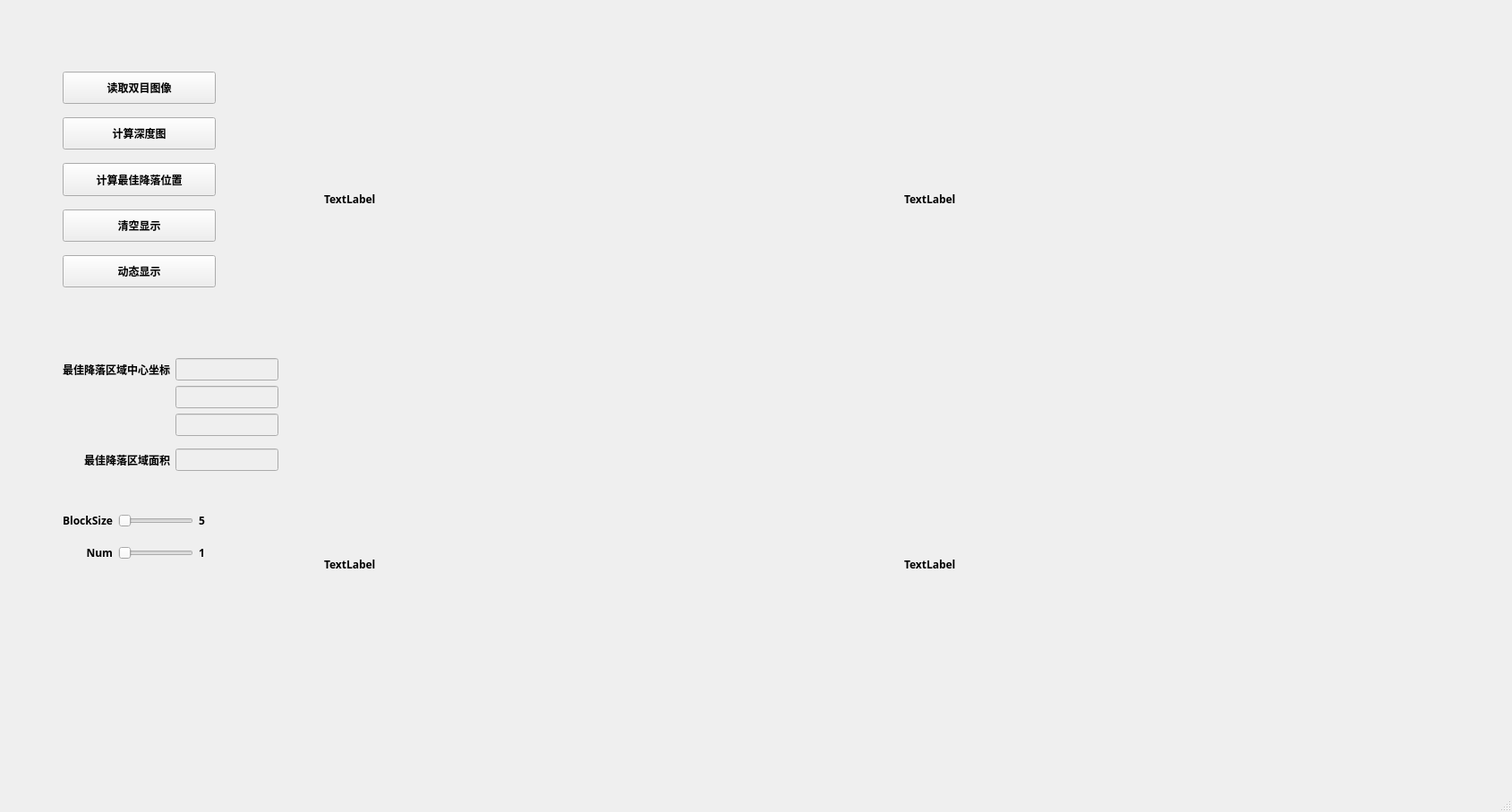
<?xml version="1.0" encoding="UTF-8"?>
<ui version="4.0">
 <class>mainWindow</class>
 <widget class="QMainWindow" name="mainWindow">
  <property name="geometry">
   <rect>
    <x>0</x>
    <y>0</y>
    <width>1689</width>
    <height>907</height>
   </rect>
  </property>
  <property name="font">
   <font>
    <family>Heiti TC</family>
    <weight>75</weight>
    <bold>true</bold>
   </font>
  </property>
  <property name="cursor">
   <cursorShape>ArrowCursor</cursorShape>
  </property>
  <property name="windowTitle">
   <string>利用深度图寻找最佳降落位置</string>
  </property>
  <widget class="QWidget" name="centralwidget">
   <widget class="QWidget" name="gridLayoutWidget">
    <property name="geometry">
     <rect>
      <x>360</x>
      <y>20</y>
      <width>1292</width>
      <height>812</height>
     </rect>
    </property>
    <layout class="QGridLayout" name="gridLayout">
     <item row="0" column="1">
      <widget class="QLabel" name="rightEyeImg">
       <property name="minimumSize">
        <size>
         <width>640</width>
         <height>400</height>
        </size>
       </property>
       <property name="maximumSize">
        <size>
         <width>640</width>
         <height>400</height>
        </size>
       </property>
       <property name="cursor">
        <cursorShape>CrossCursor</cursorShape>
       </property>
       <property name="text">
        <string>TextLabel</string>
       </property>
      </widget>
     </item>
     <item row="0" column="0">
      <widget class="QLabel" name="leftEyeImg">
       <property name="sizePolicy">
        <sizepolicy hsizetype="Preferred" vsizetype="Preferred">
         <horstretch>0</horstretch>
         <verstretch>0</verstretch>
        </sizepolicy>
       </property>
       <property name="minimumSize">
        <size>
         <width>640</width>
         <height>400</height>
        </size>
       </property>
       <property name="maximumSize">
        <size>
         <width>640</width>
         <height>400</height>
        </size>
       </property>
       <property name="cursor">
        <cursorShape>CrossCursor</cursorShape>
       </property>
       <property name="text">
        <string>TextLabel</string>
       </property>
      </widget>
     </item>
     <item row="1" column="0">
      <widget class="QLabel" name="depthImg">
       <property name="minimumSize">
        <size>
         <width>640</width>
         <height>400</height>
        </size>
       </property>
       <property name="maximumSize">
        <size>
         <width>640</width>
         <height>400</height>
        </size>
       </property>
       <property name="cursor">
        <cursorShape>CrossCursor</cursorShape>
       </property>
       <property name="text">
        <string>TextLabel</string>
       </property>
      </widget>
     </item>
     <item row="1" column="1">
      <widget class="QLabel" name="resultImg">
       <property name="minimumSize">
        <size>
         <width>640</width>
         <height>400</height>
        </size>
       </property>
       <property name="maximumSize">
        <size>
         <width>640</width>
         <height>400</height>
        </size>
       </property>
       <property name="cursor">
        <cursorShape>CrossCursor</cursorShape>
       </property>
       <property name="text">
        <string>TextLabel</string>
       </property>
      </widget>
     </item>
    </layout>
   </widget>
   <widget class="QWidget" name="gridLayoutWidget_2">
    <property name="geometry">
     <rect>
      <x>70</x>
      <y>400</y>
      <width>241</width>
      <height>126</height>
     </rect>
    </property>
    <layout class="QGridLayout" name="gridLayout_2">
     <item row="4" column="0">
      <widget class="QLabel" name="label_2">
       <property name="font">
        <font>
         <family>Heiti TC</family>
         <weight>75</weight>
         <bold>true</bold>
        </font>
       </property>
       <property name="layoutDirection">
        <enum>Qt::LeftToRight</enum>
       </property>
       <property name="text">
        <string>最佳降落区域面积</string>
       </property>
       <property name="alignment">
        <set>Qt::AlignRight|Qt::AlignTrailing|Qt::AlignVCenter</set>
       </property>
      </widget>
     </item>
     <item row="4" column="1">
      <widget class="QLineEdit" name="Area">
       <property name="enabled">
        <bool>false</bool>
       </property>
       <property name="cursor">
        <cursorShape>ForbiddenCursor</cursorShape>
       </property>
      </widget>
     </item>
     <item row="0" column="1">
      <widget class="QLineEdit" name="coordinate_x">
       <property name="enabled">
        <bool>false</bool>
       </property>
       <property name="cursor">
        <cursorShape>ForbiddenCursor</cursorShape>
       </property>
      </widget>
     </item>
     <item row="2" column="1">
      <widget class="QLineEdit" name="coordinate_z">
       <property name="enabled">
        <bool>false</bool>
       </property>
       <property name="cursor">
        <cursorShape>ForbiddenCursor</cursorShape>
       </property>
      </widget>
     </item>
     <item row="1" column="1">
      <widget class="QLineEdit" name="coordinate_y">
       <property name="enabled">
        <bool>false</bool>
       </property>
       <property name="cursor">
        <cursorShape>ForbiddenCursor</cursorShape>
       </property>
      </widget>
     </item>
     <item row="0" column="0">
      <widget class="QLabel" name="label">
       <property name="font">
        <font>
         <family>Heiti TC</family>
         <weight>75</weight>
         <bold>true</bold>
        </font>
       </property>
       <property name="text">
        <string>最佳降落区域中心坐标</string>
       </property>
       <property name="alignment">
        <set>Qt::AlignRight|Qt::AlignTrailing|Qt::AlignVCenter</set>
       </property>
      </widget>
     </item>
     <item row="3" column="1">
      <spacer name="verticalSpacer_5">
       <property name="orientation">
        <enum>Qt::Vertical</enum>
       </property>
       <property name="sizeHint" stdset="0">
        <size>
         <width>20</width>
         <height>40</height>
        </size>
       </property>
      </spacer>
     </item>
    </layout>
   </widget>
   <widget class="QWidget" name="verticalLayoutWidget">
    <property name="geometry">
     <rect>
      <x>70</x>
      <y>80</y>
      <width>171</width>
      <height>241</height>
     </rect>
    </property>
    <property name="sizePolicy">
     <sizepolicy hsizetype="Preferred" vsizetype="Preferred">
      <horstretch>0</horstretch>
      <verstretch>0</verstretch>
     </sizepolicy>
    </property>
    <layout class="QVBoxLayout" name="verticalLayout">
     <item>
      <widget class="QPushButton" name="pBtn_readEyeImg">
       <property name="sizePolicy">
        <sizepolicy hsizetype="Minimum" vsizetype="Preferred">
         <horstretch>0</horstretch>
         <verstretch>0</verstretch>
        </sizepolicy>
       </property>
       <property name="sizeIncrement">
        <size>
         <width>0</width>
         <height>0</height>
        </size>
       </property>
       <property name="font">
        <font>
         <family>Heiti SC</family>
         <weight>75</weight>
         <bold>true</bold>
        </font>
       </property>
       <property name="cursor">
        <cursorShape>PointingHandCursor</cursorShape>
       </property>
       <property name="mouseTracking">
        <bool>false</bool>
       </property>
       <property name="text">
        <string>读取双目图像</string>
       </property>
      </widget>
     </item>
     <item>
      <spacer name="verticalSpacer">
       <property name="orientation">
        <enum>Qt::Vertical</enum>
       </property>
       <property name="sizeType">
        <enum>QSizePolicy::Fixed</enum>
       </property>
       <property name="sizeHint" stdset="0">
        <size>
         <width>20</width>
         <height>9</height>
        </size>
       </property>
      </spacer>
     </item>
     <item>
      <widget class="QPushButton" name="pBtn_getDepthImg">
       <property name="sizePolicy">
        <sizepolicy hsizetype="Minimum" vsizetype="Preferred">
         <horstretch>0</horstretch>
         <verstretch>0</verstretch>
        </sizepolicy>
       </property>
       <property name="sizeIncrement">
        <size>
         <width>0</width>
         <height>0</height>
        </size>
       </property>
       <property name="font">
        <font>
         <family>Heiti SC</family>
         <weight>75</weight>
         <bold>true</bold>
        </font>
       </property>
       <property name="cursor">
        <cursorShape>PointingHandCursor</cursorShape>
       </property>
       <property name="text">
        <string>计算深度图</string>
       </property>
      </widget>
     </item>
     <item>
      <spacer name="verticalSpacer_2">
       <property name="orientation">
        <enum>Qt::Vertical</enum>
       </property>
       <property name="sizeType">
        <enum>QSizePolicy::Fixed</enum>
       </property>
       <property name="sizeHint" stdset="0">
        <size>
         <width>20</width>
         <height>9</height>
        </size>
       </property>
      </spacer>
     </item>
     <item>
      <widget class="QPushButton" name="pBtn_getBestArea">
       <property name="sizePolicy">
        <sizepolicy hsizetype="Minimum" vsizetype="Preferred">
         <horstretch>0</horstretch>
         <verstretch>0</verstretch>
        </sizepolicy>
       </property>
       <property name="sizeIncrement">
        <size>
         <width>0</width>
         <height>0</height>
        </size>
       </property>
       <property name="font">
        <font>
         <family>Heiti SC</family>
         <weight>75</weight>
         <bold>true</bold>
        </font>
       </property>
       <property name="cursor">
        <cursorShape>PointingHandCursor</cursorShape>
       </property>
       <property name="text">
        <string>计算最佳降落位置</string>
       </property>
      </widget>
     </item>
     <item>
      <spacer name="verticalSpacer_3">
       <property name="orientation">
        <enum>Qt::Vertical</enum>
       </property>
       <property name="sizeType">
        <enum>QSizePolicy::Fixed</enum>
       </property>
       <property name="sizeHint" stdset="0">
        <size>
         <width>20</width>
         <height>9</height>
        </size>
       </property>
      </spacer>
     </item>
     <item>
      <widget class="QPushButton" name="pBtn_refresh">
       <property name="sizePolicy">
        <sizepolicy hsizetype="Minimum" vsizetype="Preferred">
         <horstretch>0</horstretch>
         <verstretch>0</verstretch>
        </sizepolicy>
       </property>
       <property name="sizeIncrement">
        <size>
         <width>0</width>
         <height>0</height>
        </size>
       </property>
       <property name="font">
        <font>
         <family>Heiti SC</family>
         <weight>75</weight>
         <bold>true</bold>
        </font>
       </property>
       <property name="cursor">
        <cursorShape>PointingHandCursor</cursorShape>
       </property>
       <property name="text">
        <string>清空显示</string>
       </property>
      </widget>
     </item>
     <item>
      <spacer name="verticalSpacer_4">
       <property name="orientation">
        <enum>Qt::Vertical</enum>
       </property>
       <property name="sizeType">
        <enum>QSizePolicy::Fixed</enum>
       </property>
       <property name="sizeHint" stdset="0">
        <size>
         <width>20</width>
         <height>9</height>
        </size>
       </property>
      </spacer>
     </item>
     <item>
      <widget class="QPushButton" name="pBtn_dynamic">
       <property name="sizePolicy">
        <sizepolicy hsizetype="Minimum" vsizetype="Preferred">
         <horstretch>0</horstretch>
         <verstretch>0</verstretch>
        </sizepolicy>
       </property>
       <property name="text">
        <string>动态显示</string>
       </property>
      </widget>
     </item>
    </layout>
   </widget>
   <widget class="QWidget" name="gridLayoutWidget_3">
    <property name="geometry">
     <rect>
      <x>70</x>
      <y>560</y>
      <width>181</width>
      <height>80</height>
     </rect>
    </property>
    <layout class="QGridLayout" name="gridLayout_3">
     <item row="1" column="1">
      <widget class="QSlider" name="slider_num">
       <property name="sizePolicy">
        <sizepolicy hsizetype="Fixed" vsizetype="Fixed">
         <horstretch>0</horstretch>
         <verstretch>0</verstretch>
        </sizepolicy>
       </property>
       <property name="cursor">
        <cursorShape>PointingHandCursor</cursorShape>
       </property>
       <property name="minimum">
        <number>1</number>
       </property>
       <property name="maximum">
        <number>10</number>
       </property>
       <property name="pageStep">
        <number>2</number>
       </property>
       <property name="orientation">
        <enum>Qt::Horizontal</enum>
       </property>
      </widget>
     </item>
     <item row="0" column="1">
      <widget class="QSlider" name="slider_BlockSize">
       <property name="sizePolicy">
        <sizepolicy hsizetype="Fixed" vsizetype="Fixed">
         <horstretch>0</horstretch>
         <verstretch>0</verstretch>
        </sizepolicy>
       </property>
       <property name="minimumSize">
        <size>
         <width>5</width>
         <height>0</height>
        </size>
       </property>
       <property name="cursor">
        <cursorShape>PointingHandCursor</cursorShape>
       </property>
       <property name="minimum">
        <number>5</number>
       </property>
       <property name="maximum">
        <number>100</number>
       </property>
       <property name="singleStep">
        <number>2</number>
       </property>
       <property name="orientation">
        <enum>Qt::Horizontal</enum>
       </property>
      </widget>
     </item>
     <item row="0" column="0">
      <widget class="QLabel" name="label_3">
       <property name="font">
        <font>
         <family>Heiti TC</family>
         <weight>75</weight>
         <bold>true</bold>
        </font>
       </property>
       <property name="text">
        <string>BlockSize</string>
       </property>
       <property name="alignment">
        <set>Qt::AlignRight|Qt::AlignTrailing|Qt::AlignVCenter</set>
       </property>
      </widget>
     </item>
     <item row="1" column="0">
      <widget class="QLabel" name="label_4">
       <property name="font">
        <font>
         <family>Heiti TC</family>
         <weight>75</weight>
         <bold>true</bold>
        </font>
       </property>
       <property name="text">
        <string>Num</string>
       </property>
       <property name="alignment">
        <set>Qt::AlignRight|Qt::AlignTrailing|Qt::AlignVCenter</set>
       </property>
      </widget>
     </item>
     <item row="0" column="2">
      <widget class="QLabel" name="label_blocksize">
       <property name="sizePolicy">
        <sizepolicy hsizetype="Expanding" vsizetype="Preferred">
         <horstretch>0</horstretch>
         <verstretch>0</verstretch>
        </sizepolicy>
       </property>
       <property name="minimumSize">
        <size>
         <width>10</width>
         <height>10</height>
        </size>
       </property>
       <property name="maximumSize">
        <size>
         <width>100</width>
         <height>16777215</height>
        </size>
       </property>
       <property name="text">
        <string>5</string>
       </property>
      </widget>
     </item>
     <item row="1" column="2">
      <widget class="QLabel" name="label_num">
       <property name="sizePolicy">
        <sizepolicy hsizetype="Fixed" vsizetype="Preferred">
         <horstretch>0</horstretch>
         <verstretch>0</verstretch>
        </sizepolicy>
       </property>
       <property name="maximumSize">
        <size>
         <width>100</width>
         <height>16777215</height>
        </size>
       </property>
       <property name="text">
        <string>1</string>
       </property>
      </widget>
     </item>
    </layout>
   </widget>
  </widget>
  <widget class="QMenuBar" name="menubar">
   <property name="geometry">
    <rect>
     <x>0</x>
     <y>0</y>
     <width>1689</width>
     <height>22</height>
    </rect>
   </property>
  </widget>
  <widget class="QStatusBar" name="statusbar"/>
 </widget>
 <resources/>
 <connections>
  <connection>
   <sender>slider_BlockSize</sender>
   <signal>sliderMoved(int)</signal>
   <receiver>label_blocksize</receiver>
   <slot>setNum(int)</slot>
   <hints>
    <hint type="sourcelabel">
     <x>172</x>
     <y>599</y>
    </hint>
    <hint type="destinationlabel">
     <x>228</x>
     <y>601</y>
    </hint>
   </hints>
  </connection>
  <connection>
   <sender>slider_num</sender>
   <signal>sliderMoved(int)</signal>
   <receiver>label_num</receiver>
   <slot>setNum(int)</slot>
   <hints>
    <hint type="sourcelabel">
     <x>183</x>
     <y>642</y>
    </hint>
    <hint type="destinationlabel">
     <x>231</x>
     <y>641</y>
    </hint>
   </hints>
  </connection>
 </connections>
</ui>
